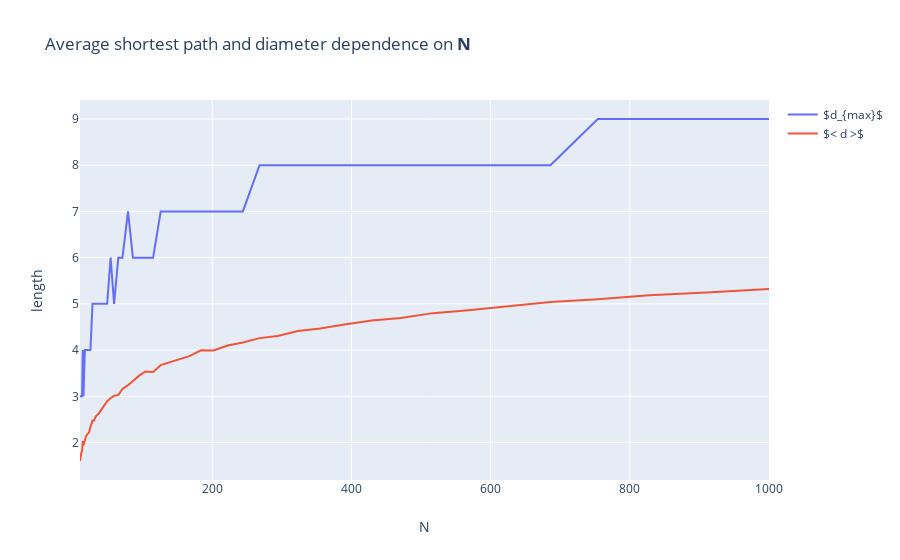

Notebook source saved alongside this figure:
### Code cell
trace1 = go.Scatter(
    x=rang,
    y=diameter,
    name="$d_{max}$"
)
trace2 = go.Scatter(
    x=rang,
    y=average_diam,
    name="$< d >$"
)
fig = go.Figure(
    data=[trace1, trace2]
)
fig.update_layout(title="Average shortest path and diameter dependence on <b>N</b>")
fig.update_xaxes(title_text="N")
fig.update_yaxes(title_text="length")
fig.show()

### Figure 1 — Plotly figure (JSON) as saved in the notebook; plotly's stock layout.template omitted (floating-point values rounded to 4 significant figures)
{"data": [{"name": "$d_{max}$", "type": "scatter", "x": [10, 10, 12, 13, 14, 15, 17, 19, 21, 23, 25, 28, 30, 33, 37, 40, 44, 49, 54, 59, 65, 71, 79, 86, 95, 104, 115, 126, 138, 152, 167, 184, 202, 222, 244, 268, 294, 323, 355, 390, 429, 471, 517, 568, 625, 686, 754, 828, 910, 1000], "y": [3, 3, 3, 3, 4, 3, 4, 4, 4, 4, 4, 5, 5, 5, 5, 5, 5, 5, 6, 5, 6, 6, 7, 6, 6, 6, 6, 7, 7, 7, 7, 7, 7, 7, 7, 8, 8, 8, 8, 8, 8, 8, 8, 8, 8, 8, 9, 9, 9, 9]}, {"name": "$< d >$", "type": "scatter", "x": [10, 10, 12, 13, 14, 15, 17, 19, 21, 23, 25, 28, 30, 33, 37, 40, 44, 49, 54, 59, 65, 71, 79, 86, 95, 104, 115, 126, 138, 152, 167, 184, 202, 222, 244, 268, 294, 323, 355, 390, 429, 471, 517, 568, 625, 686, 754, 828, 910, 1000], "y": [1.689, 1.6, 1.788, 1.808, 2.033, 1.943, 2.051, 2.146, 2.186, 2.217, 2.333, 2.476, 2.471, 2.572, 2.626, 2.687, 2.781, 2.893, 2.957, 3.013, 3.025, 3.158, 3.24, 3.331, 3.447, 3.537, 3.525, 3.674, 3.734, 3.795, 3.87, 3.995, 3.993, 4.098, 4.164, 4.259, 4.306, 4.412, 4.465, 4.556, 4.642, 4.695, 4.8, 4.86, 4.939, 5.038, 5.1, 5.189, 5.244, 5.323]}], "layout": {"autosize": true, "title": {"text": "Average shortest path and diameter dependence on <b>N</b>"}, "xaxis": {"autorange": true, "range": [10, 1000], "title": {"text": "N"}, "type": "linear"}, "yaxis": {"autorange": true, "range": [1.189, 9.411], "title": {"text": "length"}, "type": "linear"}}}
